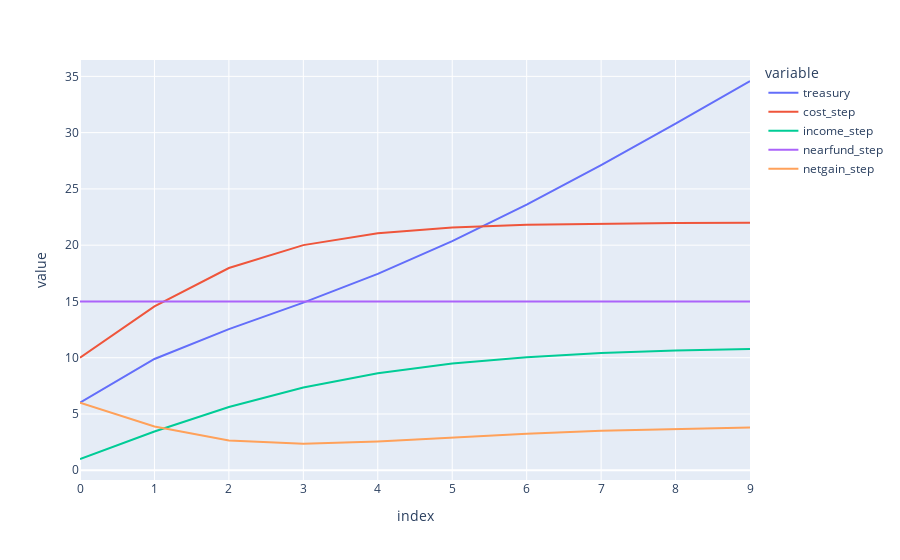

Source (notebook cell):
### Code cell
px.line(var_df,y=['treasury','cost_step','income_step','nearfund_step','netgain_step'])

### Figure 1 — Plotly figure (JSON) as saved in the notebook; plotly's stock layout.template omitted (floating-point values rounded to 4 significant figures)
{"data": [{"hovertemplate": "variable=treasury<br>index=%{x}<br>value=%{y}<extra></extra>", "legendgroup": "treasury", "line": {"color": "#636efa", "dash": "solid"}, "mode": "lines", "name": "treasury", "orientation": "v", "showlegend": true, "type": "scatter", "x": [0, 1, 2, 3, 4, 5, 6, 7, 8, 9], "xaxis": "x", "y": [6, 9.89, 12.54, 14.89, 17.45, 20.36, 23.61, 27.11, 30.79, 34.59], "yaxis": "y"}, {"hovertemplate": "variable=cost_step<br>index=%{x}<br>value=%{y}<extra></extra>", "legendgroup": "cost_step", "line": {"color": "#EF553B", "dash": "solid"}, "mode": "lines", "name": "cost_step", "orientation": "v", "showlegend": true, "type": "scatter", "x": [0, 1, 2, 3, 4, 5, 6, 7, 8, 9], "xaxis": "x", "y": [10, 14.56, 17.97, 20.0, 21.06, 21.57, 21.8, 21.91, 21.96, 21.98], "yaxis": "y"}, {"hovertemplate": "variable=income_step<br>index=%{x}<br>value=%{y}<extra></extra>", "legendgroup": "income_step", "line": {"color": "#00cc96", "dash": "solid"}, "mode": "lines", "name": "income_step", "orientation": "v", "showlegend": true, "type": "scatter", "x": [0, 1, 2, 3, 4, 5, 6, 7, 8, 9], "xaxis": "x", "y": [1, 3.449, 5.621, 7.351, 8.616, 9.483, 10.05, 10.41, 10.64, 10.78], "yaxis": "y"}, {"hovertemplate": "variable=nearfund_step<br>index=%{x}<br>value=%{y}<extra></extra>", "legendgroup": "nearfund_step", "line": {"color": "#ab63fa", "dash": "solid"}, "mode": "lines", "name": "nearfund_step", "orientation": "v", "showlegend": true, "type": "scatter", "x": [0, 1, 2, 3, 4, 5, 6, 7, 8, 9], "xaxis": "x", "y": [15, 15, 15, 15, 15, 15, 15, 15, 15, 15], "yaxis": "y"}, {"hovertemplate": "variable=netgain_step<br>index=%{x}<br>value=%{y}<extra></extra>", "legendgroup": "netgain_step", "line": {"color": "#FFA15A", "dash": "solid"}, "mode": "lines", "name": "netgain_step", "orientation": "v", "showlegend": true, "type": "scatter", "x": [0, 1, 2, 3, 4, 5, 6, 7, 8, 9], "xaxis": "x", "y": [6, 3.89, 2.653, 2.348, 2.556, 2.915, 3.247, 3.502, 3.68, 3.798], "yaxis": "y"}], "layout": {"legend": {"title": {"text": "variable"}, "tracegroupgap": 0}, "margin": {"t": 60}, "xaxis": {"anchor": "y", "domain": [0, 1], "title": {"text": "index"}}, "yaxis": {"anchor": "x", "domain": [0, 1], "title": {"text": "value"}}}}
